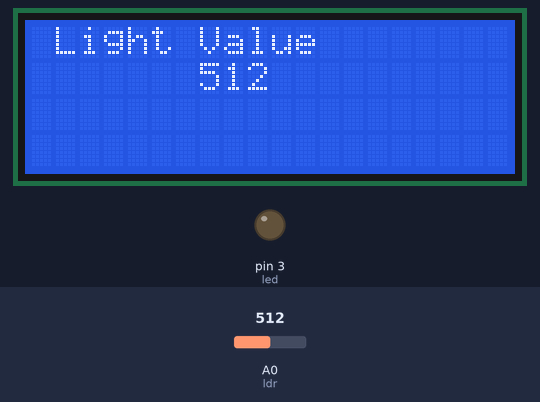
Recording of a sketch running on a simulated Arduino Uno, built with avr-gcc and run on an emulated ATmega328P. On the bench: 20×4 character LCD, output pins drawn as LEDs (lit = HIGH). The inputs (shaded band) are chosen by the test bench; at power-on: A0 (ldr) = 512. What the sketch prints to the serial monitor is not drawn.

Above: at 1.2 s.
1.3 s: A0 (ldr) set to 211
At 2.4 s:
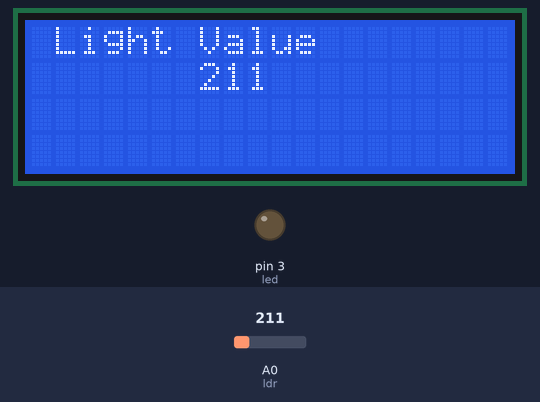
4.0 s: A0 (ldr) set to 184
At 4.6 s:
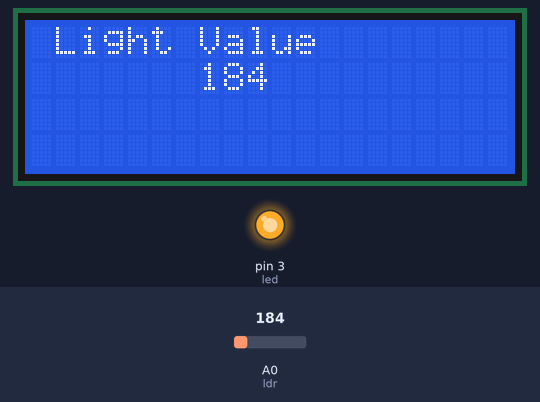
6.7 s: A0 (ldr) set to 210
At 9.0 s:
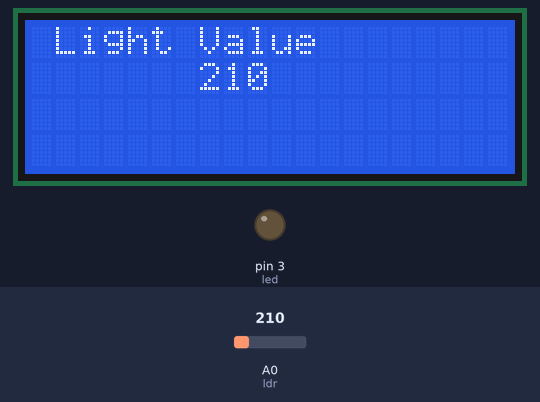
Timing chart, 0 to 10.5 s (numbered marks = the images above; inputs shaded):
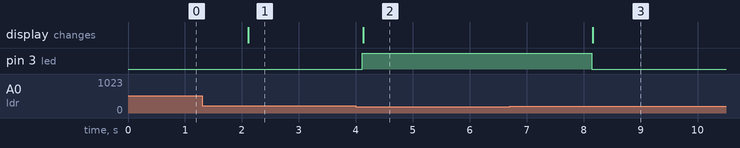

Measured:
- the behaviour switches between 201 and 200 on A0 (ldr) (found by bisection; images 1 and 2)
- after the input at 1.3 s, the display: changes after 0.81 s (image 1)
- after the input at 4.0 s, pin 3 (led): LOW → HIGH after 0.11 s; the display: changes after 0.13 s (image 2)
- after the input at 6.7 s, pin 3 (led): HIGH → LOW after 1.4 s; the display: changes after 1.5 s (image 3)

The sketch:

Arduio_Starter_Kit_LAB5_LDR.ino
```cpp
// Arduino UNO <---> LCD i2C
// A5 = SCL
// A4 = SDA
// 5V = VCC
// G = GND

// Arduino UNO <---> LDR
// 3 = LED บวก
// A0 = LDR ขาลบ
// 5V = VCC , LDR ขาบวก
// G = GND


#include <LiquidCrystal_I2C.h>


LiquidCrystal_I2C lcd(0x3F  ,20,4);  // set the LCD address to 0x3F or 0x27 for a 16 chars and 2 line display

//int ldr = A0;  // ตัวแปร LDR ต่อขา A0
#define ldr A0
int led = 3; //  ตัวแปร LED ต่อขา 3

void setup()
{
  Serial.begin(9600);
  pinMode(ldr, INPUT);
  pinMode(led, OUTPUT);

  lcd.init();                      // initialize the lcd
  // Print a message to the LCD.
  lcd.backlight();
  lcd.setCursor(3,0);
  lcd.print("LAB5");
  lcd.setCursor(2,1);
  lcd.print("LDR");

}


void loop()
{

  int ldrVal = analogRead(ldr);

  Serial.println("LDR Sensor");
  Serial.println(ldrVal);

  if (ldrVal > 200) {          // ถ้าความเข้มแสงมีค่ามากกว่า 200 ให้สั่งให้ LED ปิด ต่ำกว่าให้เปิด
    digitalWrite(led,  LOW);
  } else {
    digitalWrite(led, HIGH);
  }

  lcd.clear();
  lcd.setCursor(1,0);
  lcd.print("Light Value");
  lcd.setCursor(7,1);
  lcd.print(ldrVal); // แสดงค่าความเข้มแสงออกจอ LCD

  delay(2000);

}
```
